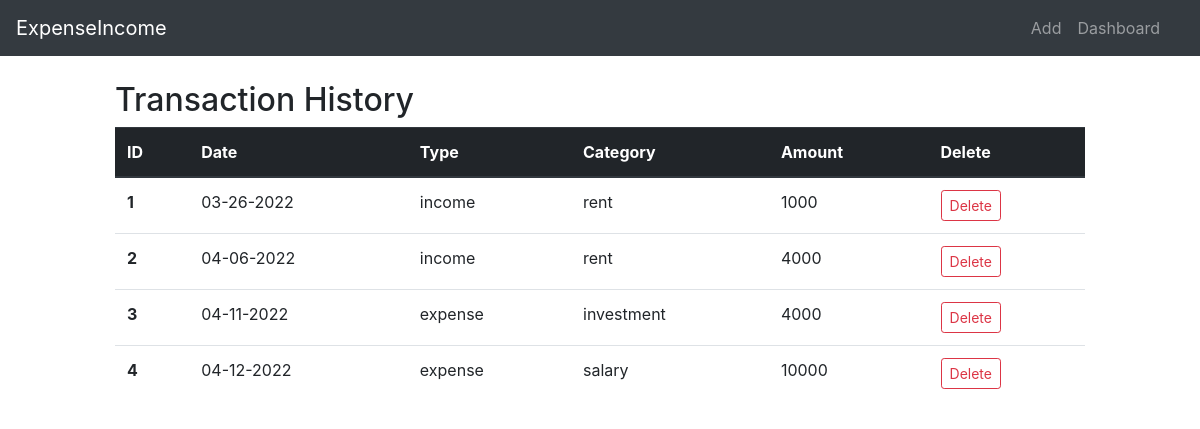
The page / on the database its author committed.
### application/models.py (models this page shows)
class IncomeExpenses(db.Model):
    id = db.Column(db.Integer,primary_key=True)
    type = db.Column(db.String(30),nullable=False,default='income')
    category = db.Column(db.String(30),nullable=False,default='rent')
    date = db.Column(db.DateTime,nullable=False,default=datetime.utcnow)
    amount = db.Column(db.Integer,nullable=False)

### application/routes.py (the view)
@app.route('/')
def index():
    entries = IncomeExpenses.query.order_by(IncomeExpenses.date.asc()).all()
    return render_template('index.html',entries=entries)

### application/templates/index.html
{% extends 'layout.html' %}
{%  block content %}
<div class="col-sm-10 ml-auto mr-auto ">
        <H2>Transaction History</H2>
        <table class="table">
            <thead class="thead-dark">
                <tr>
                    <th scope="col">ID</th>
                    <th scope="col">Date</th>
                    <th scope="col">Type</th>
                    <th scope="col">Category</th>
                    <th scope="col">Amount</th>
                    <th scope="col">Delete</th>
                </tr>
            </thead>
            <tbody>
                {% for entry in entries %}
                        <tr>
                            <th scope="row">{{loop.index}}</th>
                            <td>{{entry.date.strftime("%m-%d-%Y")}}</td>
                            <td>{{entry.type}}</td>
                            <td>{{ entry.category }}</td>
                            <td>{{ entry.amount }}</td>
                            <td><a href="{{ url_for('delete', entry_id = entry.id) }}" class="btn btn-outline-danger btn-sm">Delete</a></td>
                        </tr>
                {% endfor %}
            </tbody>
        </table>
    </div>
{%  endblock  %}

### application/templates/layout.html (shortened to what this page needs)
<!DOCTYPE html>
<html lang="en">
<head>
    <link rel="stylesheet"
        href="https://maxcdn.bootstrapcdn.com/bootstrap/4.0.0/css/bootstrap.min.css"
>
</head>
<body>
    <div class="container-fluid">
        <div class="row">
            <div class="col-md-12 p-0">
                <header class="mb-4">
                    <nav class="navbar navbar-expand-lg navbar-dark bg-dark">
                        <a class="navbar-brand" href="{{ url_for('index') }}">ExpenseIncome</a>
                        <div class="collapse navbar-collapse" id="navbarNavAltMarkup">
                            <div class="navbar-nav ml-auto mr-3">
                                <a class="nav-item nav-link" href="{{ url_for('add_expense') }}">Add</a>
                                <a class="nav-item nav-link" href="{{ url_for('dashboard') }}">Dashboard</a>
                            </div>
                        </div>
                    </nav>
                </header>
            </div>
        </div>
        <div class="row justify-content-center">
            <div class="col-md-10"></div>
                {% block content %}{% endblock %}
            </div>
        </div>
</body>
</html>

### rows shown on the page
IncomeExpenses: date "03-26-2022", type "income", category "rent", amount "1000"
IncomeExpenses: date "04-06-2022", type "income", category "rent", amount "4000"
IncomeExpenses: date "04-11-2022", type "expense", category "investment", amount "4000"
IncomeExpenses: date "04-12-2022", type "expense", category "salary", amount "10000"
